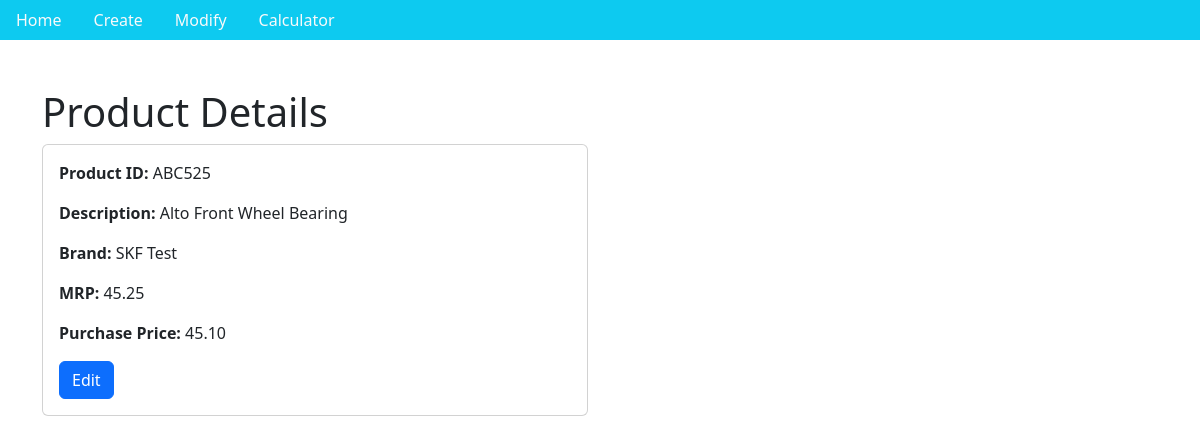
Screenshot of /desc/1001 with the database file from the repository.
### inventoryapp/models.py (models this page shows)
class Products(models.Model):
    ProductSeq = models.AutoField(primary_key=True, error_messages="Error at the ProductSeq column of product table")
    ProductID = models.CharField(max_length=50, null=False, error_messages="Error at the ProductID column of product table")
    ProductDesc = models.CharField(max_length=50, default="Description: E.g. Innova Front Wheen Bearing", error_messages="Error at the ProductDesc column of product table")
    ProductBrand = models.CharField(max_length=50, null=False, default="Product Brand: SKF, NBC", error_messages="Error at the ProductBrand column of product table")
    ProductMRP = models.DecimalField(max_digits=10, null=False, decimal_places=2, default=0, error_messages="Error at the ProductMRP column of product table")
    ProductPurchasePrice = models.DecimalField(max_digits=10, null=False, decimal_places=2, default=0, error_messages="Error at the ProductPurchasePrice column of product table")
    class Meta:
        unique_together = ('ProductID', 'ProductBrand')
        verbose_name_plural = "Products"

### inventoryapp/views.py (the view)
# urls.py: path('desc/<productSeq>', views.productDescription, name="productsdesc"),
def productDescription(request, productSeq):
    products_list = Products.objects.get(ProductSeq=productSeq)
    if products_list is not None:
        print(products_list)
        return render(request, "inventoryapp/description.html", {"product_desc": products_list})
    else:
        return page_not_found(request, exception, template_name='404.html')

### inventoryapp/templates/inventoryapp/description.html (shortened to what this page needs)
{% load static %}
<!DOCTYPE html>
<html lang="en">
<head>
    {% load bootstrap5 %}
    {% bootstrap_css %}
    <link rel="stylesheet" href="{% static 'style.css' %}">
</head>
<body>
{% include "inventoryapp/navbar.html" %}
<br><br>
<div class="container">
    {% if product_desc %}
    <div class="row">
        <div class="col-md-6">
            <h1>Product Details</h1>
            <div class="card">
                <div class="card-body">
                    <p><strong>Product ID:</strong> {{ product_desc.ProductID }}</p>
                    <p><strong>Description:</strong> {{ product_desc.ProductDesc }}</p>
                    <p><strong>Brand:</strong> {{ product_desc.ProductBrand }}</p>
                    <p><strong>MRP:</strong> {{ product_desc.ProductMRP }}</p>
                    <p><strong>Purchase Price:</strong> {{ product_desc.ProductPurchasePrice }}</p>
                    <a href="{% url 'productmodify' product_desc.ProductSeq %}" class="btn btn-primary">Edit</a>
                </div>
            </div>
        </div>
    </div>
    {% else %}
    <div class="alert alert-danger" role="alert">
        No product details available.
    </div>
    {% endif %}
</div>
</body>
</html>

### rows the page displays
Products: ProductID "ABC525", ProductDesc "Alto Front Wheel Bearing", ProductBrand "SKF Test", ProductMRP "45.25", ProductPurchasePrice "45.10"
